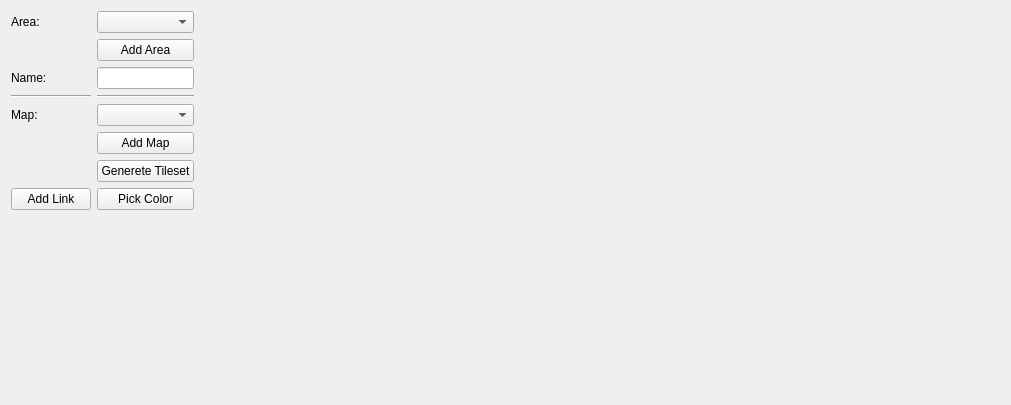
<?xml version="1.0" encoding="UTF-8"?>
<ui version="4.0">
 <class>AreaEditor</class>
 <widget class="QWidget" name="AreaEditor">
  <property name="geometry">
   <rect>
    <x>0</x>
    <y>0</y>
    <width>724</width>
    <height>405</height>
   </rect>
  </property>
  <property name="windowTitle">
   <string>Form</string>
  </property>
  <layout class="QGridLayout" name="gridLayout">
   <item row="0" column="0">
    <layout class="QHBoxLayout" name="horizontalLayout">
     <item>
      <layout class="QGridLayout" name="gridLayout_2">
       <item row="5" column="1">
        <widget class="QPushButton" name="addMapPushButton">
         <property name="maximumSize">
          <size>
           <width>120</width>
           <height>16777215</height>
          </size>
         </property>
         <property name="text">
          <string>Add Map</string>
         </property>
        </widget>
       </item>
       <item row="1" column="1">
        <widget class="QPushButton" name="addAreaPushButton">
         <property name="maximumSize">
          <size>
           <width>120</width>
           <height>16777215</height>
          </size>
         </property>
         <property name="text">
          <string>Add Area</string>
         </property>
        </widget>
       </item>
       <item row="3" column="0">
        <widget class="Line" name="line_2">
         <property name="orientation">
          <enum>Qt::Horizontal</enum>
         </property>
        </widget>
       </item>
       <item row="2" column="1">
        <widget class="QLineEdit" name="areaNameLineEdit">
         <property name="maximumSize">
          <size>
           <width>120</width>
           <height>16777215</height>
          </size>
         </property>
        </widget>
       </item>
       <item row="10" column="0">
        <spacer name="verticalSpacer">
         <property name="orientation">
          <enum>Qt::Vertical</enum>
         </property>
         <property name="sizeHint" stdset="0">
          <size>
           <width>20</width>
           <height>40</height>
          </size>
         </property>
        </spacer>
       </item>
       <item row="4" column="1">
        <widget class="QComboBox" name="mapComboBox">
         <property name="maximumSize">
          <size>
           <width>120</width>
           <height>16777215</height>
          </size>
         </property>
        </widget>
       </item>
       <item row="3" column="1">
        <widget class="Line" name="line">
         <property name="orientation">
          <enum>Qt::Horizontal</enum>
         </property>
        </widget>
       </item>
       <item row="0" column="0">
        <widget class="QLabel" name="label">
         <property name="maximumSize">
          <size>
           <width>80</width>
           <height>16777215</height>
          </size>
         </property>
         <property name="text">
          <string>Area:</string>
         </property>
        </widget>
       </item>
       <item row="2" column="0">
        <widget class="QLabel" name="label_4">
         <property name="maximumSize">
          <size>
           <width>80</width>
           <height>16777215</height>
          </size>
         </property>
         <property name="text">
          <string>Name:</string>
         </property>
        </widget>
       </item>
       <item row="9" column="1">
        <widget class="QPushButton" name="pickColorPushButton">
         <property name="maximumSize">
          <size>
           <width>120</width>
           <height>16777215</height>
          </size>
         </property>
         <property name="text">
          <string>Pick Color</string>
         </property>
        </widget>
       </item>
       <item row="0" column="1">
        <widget class="QComboBox" name="areaComboBox">
         <property name="maximumSize">
          <size>
           <width>120</width>
           <height>16777215</height>
          </size>
         </property>
        </widget>
       </item>
       <item row="4" column="0">
        <widget class="QLabel" name="label_2">
         <property name="maximumSize">
          <size>
           <width>80</width>
           <height>16777215</height>
          </size>
         </property>
         <property name="text">
          <string>Map:</string>
         </property>
        </widget>
       </item>
       <item row="8" column="1">
        <widget class="QPushButton" name="generateTilesetPushButton">
         <property name="maximumSize">
          <size>
           <width>120</width>
           <height>16777215</height>
          </size>
         </property>
         <property name="text">
          <string>Generete Tileset</string>
         </property>
        </widget>
       </item>
       <item row="9" column="0">
        <widget class="QPushButton" name="addLinkPushButton">
         <property name="maximumSize">
          <size>
           <width>120</width>
           <height>16777215</height>
          </size>
         </property>
         <property name="text">
          <string>Add Link</string>
         </property>
        </widget>
       </item>
      </layout>
     </item>
     <item>
      <layout class="QGridLayout" name="gridLayout_3">
       <item row="0" column="0">
        <widget class="areasEditorArea" name="areaPreviewWidget" native="true">
         <property name="minimumSize">
          <size>
           <width>800</width>
           <height>0</height>
          </size>
         </property>
        </widget>
       </item>
      </layout>
     </item>
    </layout>
   </item>
  </layout>
 </widget>
 <customwidgets>
  <customwidget>
   <class>areasEditorArea</class>
   <extends>QWidget</extends>
   <header>widgets/areaseditorarea.h</header>
   <container>1</container>
  </customwidget>
 </customwidgets>
 <resources/>
 <connections/>
</ui>
